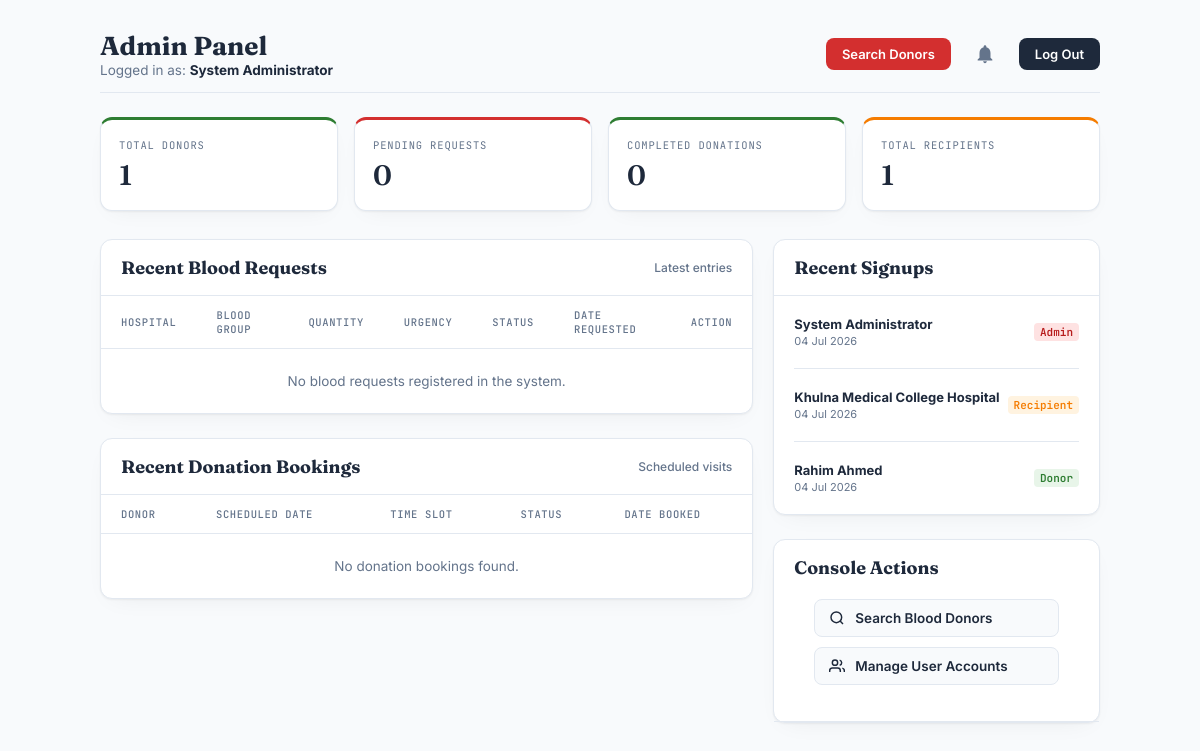
/admin-dashboard.php (signed in), run on the app's committed database.
### tables this page shows
CREATE TABLE IF NOT EXISTS `users` (
  `id` INT AUTO_INCREMENT PRIMARY KEY,
  `full_name` VARCHAR(100) NOT NULL,
  `email` VARCHAR(150) UNIQUE NOT NULL,
  `phone` VARCHAR(20) UNIQUE NOT NULL,
  `password_hash` VARCHAR(255) NOT NULL,
  `role` ENUM('donor', 'recipient', 'admin') DEFAULT 'donor',
  `blood_type` ENUM('A+', 'A-', 'B+', 'B-', 'AB+', 'AB-', 'O+', 'O-') NULL,
  `date_of_birth` DATE NULL,
  `weight_kg` DECIMAL(5,2) NULL,
  `gender` ENUM('male', 'female', 'other') NULL,
  `address` VARCHAR(255) NULL,
  `city` VARCHAR(100) NULL,
  `last_donation_date` DATE NULL,
  `is_verified` TINYINT(1) DEFAULT 0,
  `status` ENUM('active', 'suspended') DEFAULT 'active',
  `notify_email` TINYINT(1) DEFAULT 1,
  `notify_sms` TINYINT(1) DEFAULT 0,
  `notify_blood_requests` TINYINT(1) DEFAULT 1,
  `created_at` TIMESTAMP DEFAULT CURRENT_TIMESTAMP,
  `updated_at` TIMESTAMP DEFAULT CURRENT_TIMESTAMP ON UPDATE CURRENT_TIMESTAMP
);

### includes/functions.php (called while the page is built, shortened)
<?php
function h($string) {
    return htmlspecialchars($string ?? '', ENT_QUOTES, 'UTF-8');
}

### admin-dashboard.php (the view, shortened to what this page needs)
<?php
require_once __DIR__ . '/config/db.php';
try {
    $stmt = $pdo->prepare("SELECT * FROM users WHERE id = :id LIMIT 1");
    $stmt->execute(['id' => $_SESSION['user_id']]);
    $admin = $stmt->fetch();
    $total_donors = $pdo->query("SELECT COUNT(*) FROM users WHERE role = 'donor'")->fetchColumn();
    $pending_requests = $pdo->query("SELECT COUNT(*) FROM blood_requests WHERE status = 'pending'")->fetchColumn();
    $completed_donations = $pdo->query("SELECT COUNT(*) FROM donation_bookings WHERE status = 'completed'")->fetchColumn();
    $total_recipients = $pdo->query("SELECT COUNT(*) FROM users WHERE role = 'recipient'")->fetchColumn();
    $recent_requests = $pdo->query("
        SELECT r.*, u.full_name AS requester_name
        FROM blood_requests r
        JOIN users u ON r.requester_id = u.id
        ORDER BY r.created_at DESC LIMIT 5
    ")->fetchAll();
    $recent_bookings = $pdo->query("
        SELECT b.*, u.full_name AS donor_name, s.slot_date, s.start_time
        FROM donation_bookings b
        JOIN users u ON b.donor_id = u.id
        JOIN donation_slots s ON b.slot_id = s.id
        ORDER BY b.booked_at DESC LIMIT 5
    ")->fetchAll();
    $recent_registrations = $pdo->query("
        SELECT * FROM users
        ORDER BY created_at DESC LIMIT 5
    ")->fetchAll();
} catch (Exception $e) {
    die("Error loading admin console: " . $e->getMessage());
}
?>
<!DOCTYPE html>
<html lang="en">
<head>
</head>
<body>
<div class="container">
    <div class="header">
        <div>
            <h1>Admin Panel</h1>
            <div class="admin-meta">Logged in as: <strong><?php echo h($admin['full_name']); ?></strong></div>
        </div>
        <div style="display: flex; gap: 15px; align-items: center;">
            <a href="donor-search.php" class="logout-link" style="background: var(--crimson);">Search Donors</a>
            <?php include_once __DIR__ . '/includes/notification_bell.php'; ?>
            <a href="logout.php" class="logout-link">Log Out</a>
        </div>
    </div>
    <div class="stats-grid">
        <div class="stat-card stat-donors">
            <div class="label">Total Donors</div>
            <div class="value"><?php echo $total_donors; ?></div>
        </div>
        <div class="stat-card stat-pending">
            <div class="label">Pending Requests</div>
            <div class="value"><?php echo $pending_requests; ?></div>
        </div>
        <div class="stat-card stat-completed">
            <div class="label">Completed Donations</div>
            <div class="value"><?php echo $completed_donations; ?></div>
        </div>
        <div class="stat-card stat-recipients">
            <div class="label">Total Recipients</div>
            <div class="value"><?php echo $total_recipients; ?></div>
        </div>
    </div>
    <div class="dashboard-columns">
        <div>
            <div class="section-card">
                <div class="section-header" style="display:flex; justify-content:space-between; align-items:center;">
                    <h2>Recent Blood Requests</h2>
                    <span style="font-size:12px; color:var(--muted); font-weight:500;">Latest entries</span>
                </div>
                <div style="overflow-x: auto;">
                    <table>
                        <thead>
                            <tr>
                                <th>Hospital</th>
                                <th>Blood Group</th>
                                <th>Quantity</th>
                                <th>Urgency</th>
                                <th>Status</th>
                                <th>Date Requested</th>
                                <th>Action</th>
                            </tr>
                        </thead>
                        <tbody>
                            <?php if (empty($recent_requests)): ?>
                                <tr>
                                    <td colspan="7" style="text-align: center; color: var(--muted); padding: 24px;">No blood requests registered in the system.</td>
                                </tr>
                            <?php endif; ?>
                        </tbody>
                    </table>
                </div>
            </div>
            <div class="section-card">
                <div class="section-header" style="display:flex; justify-content:space-between; align-items:center;">
                    <h2>Recent Donation Bookings</h2>
                    <span style="font-size:12px; color:var(--muted); font-weight:500;">Scheduled visits</span>
                </div>
                <div style="overflow-x: auto;">
                    <table>
                        <thead>
                            <tr>
                                <th>Donor</th>
                                <th>Scheduled Date</th>
                                <th>Time Slot</th>
                                <th>Status</th>
                                <th>Date Booked</th>
                            </tr>
                        </thead>
                        <tbody>
                            <?php if (empty($recent_bookings)): ?>
                                <tr>
                                    <td colspan="5" style="text-align: center; color: var(--muted); padding: 24px;">No donation bookings found.</td>
                                </tr>
                            <?php endif; ?>
                        </tbody>
                    </table>
                </div>
            </div>
        </div>
        <div>
            <div class="section-card">
                <div class="section-header">
                    <h2>Recent Signups</h2>
                </div>
                <div class="compact-list">
                    <?php if (empty($recent_registrations)): ?>
                        <p style="text-align: center; color: var(--muted); margin: 0; padding: 12px 0;">No registered users found.</p>
                    <?php else: ?>
                        <?php foreach ($recent_registrations as $r): ?>
                            <div class="compact-item">
                                <div>
                                    <strong style="color:var(--ink);"><?php echo h($r['full_name']); ?></strong>
                                    <div style="font-size: 11px; color: var(--muted); margin-top: 2px;">
                                        <?php echo date('d M Y', strtotime($r['created_at'])); ?>
                                    </div>
                                </div>
                                <span class="role-chip role-<?php echo h($r['role']); ?>">
                                    <?php echo ucfirst(h($r['role'])); ?>
                                </span>
                            </div>
                            <?php if (next($recent_registrations)): ?>
                                <div style="border-bottom: 1px solid var(--line); margin: 8px 0;"></div>
                            <?php endif; ?>
                        <?php endforeach; ?>
                    <?php endif; ?>
                </div>
            </div>
            <div class="section-card">
                <div class="section-header">
                    <h2>Console Actions</h2>
                <div class="quick-links">
                    <a href="donor-search.php" class="quick-link-btn">
                        <svg viewBox="0 0 24 24">
                            <circle cx="11" cy="11" r="8"></circle>
                            <line x1="21" y1="21" x2="16.65" y2="16.65"></line>
                        </svg>
                        Search Blood Donors
                    </a>
                    <a href="admin-users.php" class="quick-link-btn">
                        <svg viewBox="0 0 24 24">
                            <path d="M17 21v-2a4 4 0 0 0-4-4H5a4 4 0 0 0-4 4v2"></path>
                            <circle cx="9" cy="7" r="4"></circle>
                            <path d="M23 21v-2a4 4 0 0 0-3-3.87"></path>
                            <path d="M16 3.13a4 4 0 0 1 0 7.75"></path>
                        </svg>
                        Manage User Accounts
                    </a>
                </div>
            </div>
        </div>
    </div>
</div>
</body>
</html>

### admin-dashboard.php (style rules this page uses)
:root { --ink: #1E293B; --crimson: #D32F2F; --crimson-deep: #B71C1C; --paper: #F8FAFC; --card: #FFFFFF; --rose: #FEE2E2; --teal: #2E7D32; --teal-tint: #E8F5E9; --amber: #F57C00; --amber-tint: #FFF3E0; --line: #E2E8F0; --muted: #64748B; --radius: 12px; --shadow: 0 1px 2px rgba(0, 0, 0, 0.05), 0 8px 24px -12px rgba(0, 0, 0, 0.08); }
* { box-sizing: border-box; }
body { background: var(--paper); color: var(--ink); font-family: 'Inter', sans-serif; margin: 0; padding: 30px; min-height: 100vh; }
.container { max-width: 1000px; margin: 0 auto; }
.header { display: flex; align-items: center; justify-content: space-between; margin-bottom: 24px; border-bottom: 1px solid var(--line); padding-bottom: 14px; }
h1 { font-family: 'Fraunces', serif; font-size: 26px; margin: 0; }
.admin-meta { font-size: 13.5px; color: var(--muted); }
.admin-meta strong { color: var(--ink); }
.stats-grid { display: grid; grid-template-columns: repeat(4, 1fr); gap: 16px; margin-bottom: 28px; }
.stat-card { background: var(--card); border: 1px solid var(--line); border-radius: var(--radius); padding: 18px; box-shadow: var(--shadow); }
.stat-card .label { font-family: 'JetBrains Mono', monospace; font-size: 10.5px; text-transform: uppercase; letter-spacing: .08em; color: var(--muted); }
.stat-card .value { font-family: 'Fraunces', serif; font-size: 28px; font-weight: 600; margin-top: 6px; }
.section-card { background: var(--card); border: 1px solid var(--line); border-radius: var(--radius); box-shadow: var(--shadow); margin-bottom: 24px; }
.section-header { padding: 16px 20px; border-bottom: 1px solid var(--line); }
.section-header h2 { font-family: 'Fraunces', serif; font-size: 18px; margin: 0; }
table { width: 100%; border-collapse: collapse; }
th { text-align: left; font-family: 'JetBrains Mono', monospace; font-size: 10.5px; text-transform: uppercase; letter-spacing: .06em; color: var(--muted); font-weight: 500; padding: 12px 20px; border-bottom: 1px solid var(--line); }
td { padding: 12px 20px; border-bottom: 1px solid var(--line); font-size: 13.5px; }
tr:last-child td { border-bottom: none; }
.role-chip { font-family: 'JetBrains Mono', monospace; font-size: 11px; font-weight: 600; padding: 2px 6px; border-radius: 4px; }
.role-donor { background: var(--teal-tint); color: var(--teal); }
.role-recipient { background: var(--amber-tint); color: var(--amber); }
.role-admin { background: var(--rose); color: var(--crimson-deep); }
.stat-donors { border-top: 3px solid var(--teal); }
.stat-pending { border-top: 3px solid var(--crimson); }
.stat-completed { border-top: 3px solid var(--teal); }
.stat-recipients { border-top: 3px solid var(--amber); }
.dashboard-columns { display: grid; grid-template-columns: 2fr 1fr; gap: 20px; align-items: start; }
.quick-links { display: flex; flex-direction: column; gap: 10px; padding: 20px; }
.quick-link-btn { display: flex; align-items: center; gap: 10px; background: var(--paper); border: 1px solid var(--line); border-radius: 8px; padding: 10px 14px; color: var(--ink); text-decoration: none; font-weight: 600; font-size: 13.5px; transition: all 0.15s; }
.quick-link-btn svg { width: 16px; height: 16px; fill: none; stroke: currentColor; stroke-width: 2.2; }
.compact-list { display: flex; flex-direction: column; gap: 12px; padding: 20px; }
.compact-item { display: flex; align-items: center; justify-content: space-between; font-size: 13px; }
.logout-link { display: inline-block; background: var(--ink); color: #fff; border: none; padding: 8px 16px; border-radius: 8px; font-weight: 600; font-size: 13px; text-decoration: none; transition: opacity 0.15s; }

### data on the page
users: full_name "System Administrator", created_at "04 Jul 2026", role "Admin"
users: full_name "Khulna Medical College Hospital", created_at "04 Jul 2026", role "Recipient"
users: full_name "Rahim Ahmed", created_at "04 Jul 2026", role "Donor"

### other printed values
$total_donors "1"
$pending_requests "0"
$completed_donations "0"
$total_recipients "1"
